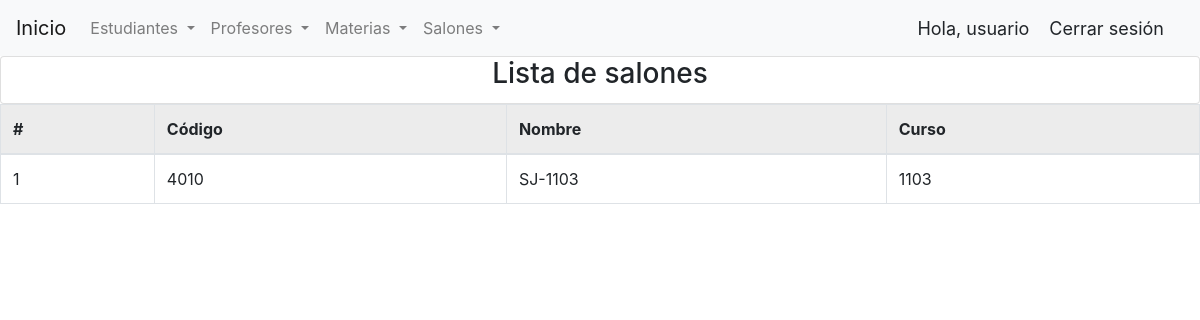
/colapp/listar_salones/ (signed in), run on the app's committed database.
### colapp/models.py (models this page shows, shortened)
class salones(models.Model):
    id = models.AutoField(primary_key = True)
    sal_cod = models.IntegerField()
    sal_nom = models.CharField(max_length=20)
    sal_cur = models.CharField(max_length=20)

### colapp/views.py (the view)
# urls.py: path('listar_salones/', listarSalones, name = 'listar_salones'),
@login_required(login_url='login')
def listarSalones(request):
    salon = salones.objects.all()
    return render(request,'colapp/listar_salones.html',{'salon':salon})

### templates/colapp/listar_salones.html (shortened to what this page needs)
{% extends 'index.html' %}
{% block body %}
<div class="card text-center">
    <h3 class="card-title">Lista de salones</h3>
    </div>
   {% if salon %}
       <table class="table table-bordered">
           <thead class="table-active">
               <tr scope="col">
                   <th>#</th>
                   <th>Código</th>
                   <th>Nombre</th>
                   <th>Curso</th>
               </tr>
           </thead>
           <tbody>
               {% for salon in salon %}
               <tr>
                   <td>{{ salon.id }}</td>
                   <td>{{ salon.sal_cod }}</td>
                   <td>{{ salon.sal_nom }}</td>
                   <td>{{ salon.sal_cur }}</td>
               </tr>
               {% endfor %}
           </tbody>
       </table>
   {% else %}
   <h1>No hay salones registrados</h1>
   {% endif %}
{% endblock body %}

### templates/index.html (shortened to what this page needs)
<!DOCTYPE html>
<html lang="es">
<head>
    {% block extracss %}
    <link rel="stylesheet" href="https://stackpath.bootstrapcdn.com/bootstrap/4.5.0/css/bootstrap.min.css">
    {% endblock extracss %}
</head>
<body>
    <nav class="navbar navbar-expand-lg navbar-light bg-light">
        <a class="navbar-brand" href="{% url 'index' %} ">Inicio</a>
        <div class="collapse navbar-collapse" id="navbarSupportedContent">
          <ul class="navbar-nav mr-auto"><li class="nav-item dropdown">
            <a class="nav-link dropdown-toggle" href="#" id="navbarDropdown" role="button" data-toggle="dropdown" aria-haspopup="true" aria-expanded="false">
              Estudiantes
            </a>
          </li>
          <li class="nav-item dropdown">
            <a class="nav-link dropdown-toggle" href="#" id="navbarDropdown" role="button" data-toggle="dropdown" aria-haspopup="true" aria-expanded="false">
              Profesores
            </a>
          </li>
          <li class="nav-item dropdown">
            <a class="nav-link dropdown-toggle" href="#" id="navbarDropdown" role="button" data-toggle="dropdown" aria-haspopup="true" aria-expanded="false">
              Materias
            </a>
          </li>
          <li class="nav-item dropdown">
            <a class="nav-link dropdown-toggle" href="#" id="navbarDropdown" role="button" data-toggle="dropdown" aria-haspopup="true" aria-expanded="false">
              Salones
            </a>
          </li>
          </ul>
        </div>
        <span class="hello-msg">Hola, {{request.user}}</span>
        <span><a class="hello-msg" href="../../logout"> Cerrar sesión</a>
        </span>
      </nav>
    {% block body %}
    {% endblock body %}
</body>
</html>

### templates/index.html (style rules this page uses)
.hello-msg { font-size: 18px; color: currentcolor; margin-right: 20px; }

### data on the page
salones: id "1", sal_cod "4010", sal_nom "SJ-1103", sal_cur "1103"

### other printed values
{{ request.user }} "usuario"
